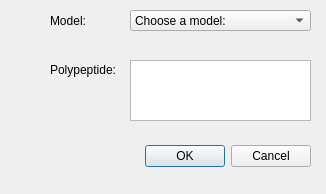
<?xml version="1.0" encoding="UTF-8"?>
<ui version="4.0">
 <class>Dialog</class>
 <widget class="QDialog" name="Dialog">
  <property name="geometry">
   <rect>
    <x>0</x>
    <y>0</y>
    <width>326</width>
    <height>194</height>
   </rect>
  </property>
  <property name="windowTitle">
   <string>Dialog</string>
  </property>
  <widget class="QDialogButtonBox" name="buttonBox">
   <property name="geometry">
    <rect>
     <x>-30</x>
     <y>140</y>
     <width>341</width>
     <height>32</height>
    </rect>
   </property>
   <property name="orientation">
    <enum>Qt::Horizontal</enum>
   </property>
   <property name="standardButtons">
    <set>QDialogButtonBox::Cancel|QDialogButtonBox::Ok</set>
   </property>
  </widget>
  <widget class="QComboBox" name="comboBox">
   <property name="geometry">
    <rect>
     <x>130</x>
     <y>10</y>
     <width>181</width>
     <height>21</height>
    </rect>
   </property>
   <item>
    <property name="text">
     <string>Choose a model:</string>
    </property>
   </item>
   <item>
    <property name="text">
     <string>KNN</string>
    </property>
   </item>
   <item>
    <property name="text">
     <string>Tree</string>
    </property>
   </item>
   <item>
    <property name="text">
     <string>SVM</string>
    </property>
   </item>
   <item>
    <property name="text">
     <string>Bayes</string>
    </property>
   </item>
   <item>
    <property name="text">
     <string>Logistic Regression</string>
    </property>
   </item>
  </widget>
  <widget class="QLabel" name="label">
   <property name="geometry">
    <rect>
     <x>50</x>
     <y>0</y>
     <width>41</width>
     <height>41</height>
    </rect>
   </property>
   <property name="text">
    <string>Model:</string>
   </property>
  </widget>
  <widget class="QTextEdit" name="textEdit">
   <property name="geometry">
    <rect>
     <x>130</x>
     <y>60</y>
     <width>181</width>
     <height>61</height>
    </rect>
   </property>
  </widget>
  <widget class="QLabel" name="label_2">
   <property name="geometry">
    <rect>
     <x>50</x>
     <y>60</y>
     <width>71</width>
     <height>20</height>
    </rect>
   </property>
   <property name="text">
    <string>Polypeptide:</string>
   </property>
  </widget>
 </widget>
 <resources/>
 <connections>
  <connection>
   <sender>buttonBox</sender>
   <signal>accepted()</signal>
   <receiver>Dialog</receiver>
   <slot>accept()</slot>
   <hints>
    <hint type="sourcelabel">
     <x>248</x>
     <y>254</y>
    </hint>
    <hint type="destinationlabel">
     <x>157</x>
     <y>274</y>
    </hint>
   </hints>
  </connection>
  <connection>
   <sender>buttonBox</sender>
   <signal>rejected()</signal>
   <receiver>Dialog</receiver>
   <slot>reject()</slot>
   <hints>
    <hint type="sourcelabel">
     <x>316</x>
     <y>260</y>
    </hint>
    <hint type="destinationlabel">
     <x>286</x>
     <y>274</y>
    </hint>
   </hints>
  </connection>
 </connections>
</ui>
